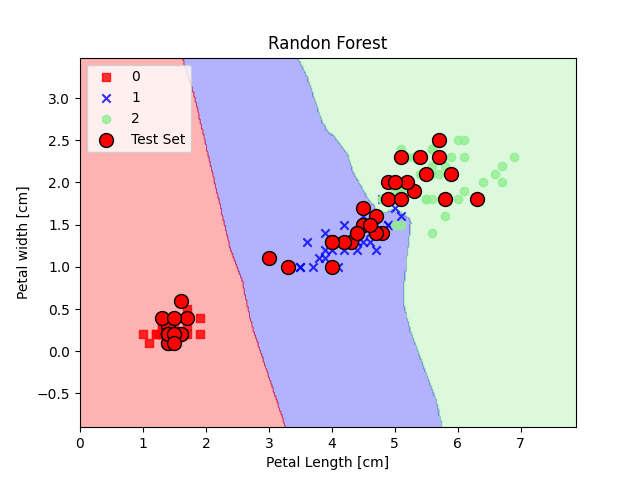

Reproduce this figure in Python.
import numpy as np 
import pandas as pd
from matplotlib import pyplot as plt
from sklearn import datasets
from sklearn.model_selection import train_test_split
from sklearn.neighbors import KNeighborsClassifier
from sklearn.metrics import classification_report
from matplotlib.colors import ListedColormap

def plot_decision_regios(X,Y,classfier, test_idx = None, resolution = 0.02):
    #Setup Marker generator and color map
    markers = ('s', 'x', 'o', '^', 'v')
    colors  = ('red','blue', 'lightgreen', 'gray', 'cyan')
    cmap = ListedColormap(colors[:len(np.unique(Y))])

    #plot the decision surface
    X1_min, X1_max = X[:, 0].min() - 1, X[:,0].max() +1
    X2_min, X2_max = X[:, 1].min() - 1, X[:,1].max() +1

    XX1, XX2 = np.meshgrid(np.arange(X1_min, X1_max, resolution), 
                           np.arange(X2_min, X2_max, resolution))
    Z = classfier.predict(np.array([XX1.ravel(),XX2.ravel()]).T)
    Z = Z.reshape(XX1.shape)
    plt.contourf(XX1,XX2, Z, alpha = 0.3, cmap = cmap)
    
    #plt.xlim(XX2.min(), XX2.max())

    for idx, cl in enumerate(np.unique(Y)):
        plt.scatter(x = X[Y == cl, 0], y = X[Y == cl, 1], alpha= 0.8, 
                    marker = markers[idx],
                    c = colors[idx], label = cl)
        

    #Highlight test sample
    if test_idx:
        #Plot all sample
        X_test, Y_test = X[test_idx, :], Y[test_idx]

        plt.scatter(X_test[:,0],X_test[:,1],
                    c =  colors[0], edgecolors= 'black', alpha= 1.0,
                    linewidths=1, marker= 'o',
                    s = 100, label  = 'Test Set')

    plt.xlim(XX1.min(), XX1.max())

    return Z


iris = datasets.load_iris()
x = iris.data[:,[2,3]]
y = iris.target

X_train, X_test, Y_train, Y_test = train_test_split(x, y, test_size = 0.3, random_state = 1, stratify = y)

knn  = KNeighborsClassifier(n_neighbors = 5, p = 2, metric = 'minkowski')
knn.fit(X_train, Y_train)

test_predictions = knn.predict(X_test)

X_combined = np.vstack((X_train, X_test))
Y_combined = np.hstack((Y_train, Y_test))
plot_decision_regios(X= X_combined,Y = Y_combined, classfier = knn, test_idx = range(105,150))
plt.title('Randon Forest')
plt.xlabel(f'Petal Length [cm]')
plt.ylabel(f'Petal width [cm]')
plt.legend(loc = 'upper left')
plt.show()

# Model Evaluation: Generating predictions and computing 
print(30*"---"+"\n")
print("Classification Report - TEST SET (Setosa, Versicolor & Virginica):")
print(classification_report(Y_test, test_predictions, target_names=['Setosa', 'Versicolor', 'Virginica']))
print(30*"---"+"\n")
